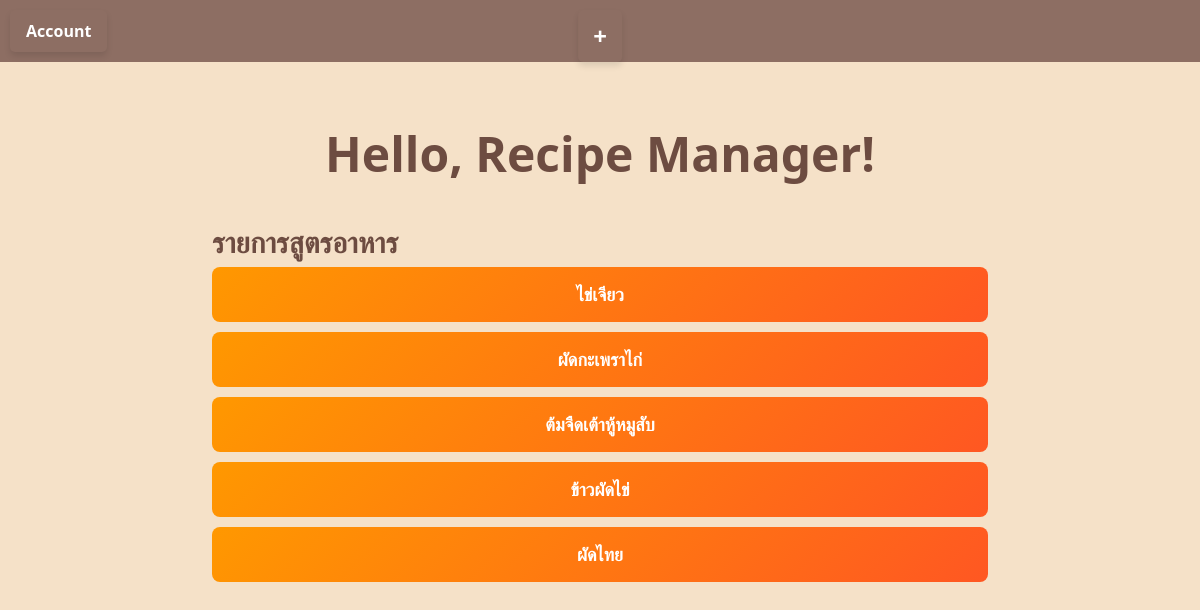
Screenshot of / (signed in) with the database file from the repository.
### recipe_manager/app.py (models this page shows)
class Recipe(db.Model):
    id = db.Column(db.Integer, primary_key=True)
    name = db.Column(db.String(100), nullable=False)
    ingredients = db.Column(db.Text, nullable=False)
    instructions = db.Column(db.Text, nullable=False)
    user_id = db.Column(db.Integer, db.ForeignKey("user.id"), nullable=False)
    user = db.relationship("User", backref=db.backref("recipes", lazy=True))

### recipe_manager/app.py (the view)
@app.route("/")
def home():
    recipes = Recipe.query.all()
    recipe_list = []
    for recipe in recipes:
        recipe_list.append(
            {
                "name": recipe.name,
                "link": url_for("view_recipe", recipe_id=recipe.id),
            }
        )
    return render_template("index.html", recipes=recipe_list)

### recipe_manager/app.py (called while the page is built)
@login_manager.user_loader
def load_user(user_id):
    return User.query.get(int(user_id))

### recipe_manager/templates/index.html (shortened to what this page needs)
<!DOCTYPE html>
<html lang="en">
<head>
    <link href="https://cdn.jsdelivr.net/npm/bootstrap@5.3.0/dist/css/bootstrap.min.css" rel="stylesheet">
</head>
<body>
    <div class="navbar">
        <a href="{{ url_for('add_recipe') }}" class="add-btn">+</a>
        {% if current_user.is_authenticated %}
        <a href="{{ url_for('account') }}" class="btn account-btn">Account</a>
        {% else %}
        <a href="{{ url_for('login') }}" class="btn login-btn">Login</a>
        {% endif %}
    </div>
    <h1>Hello, Recipe Manager!</h1>
    <div class="content container mt-4">
        <h2>รายการสูตรอาหาร</h2>
        {% if recipes %}
        <ul class="list-group">
            {% for recipe in recipes %}
            <li class="list-group-item recipe-item">
                <a href="{{ recipe.link }}" class="recipe-btn">{{ recipe.name }}</a>
            </li>
            {% endfor %}
        </ul>
        {% else %}
        <p>ยังไม่มีสูตรอาหาร</p>
        {% endif %}
    </div>
</body>
</html>

### recipe_manager/templates/index.html (style rules this page uses)
body { background-color: #f5e1c8; height: 100vh; display: flex; flex-direction: column; align-items: center; margin: 0; }
.navbar { position: fixed; top: 0; width: 100%; background-color: #8d6e63; padding: 10px; display: flex; justify-content: space-between; align-items: center; }
.add-btn { position: absolute; top: 10px; left: 50%; transform: translateX(-50%); color: white; text-decoration: none; font-size: 24px; font-weight: bold; background-color: #8d6e63; padding: 8px 15px; border-radius: 5px; border: none; box-shadow: 0 4px 6px rgba(0, 0, 0, 0.1); transition: 0.3s; }
.account-btn { background-color: #8d6e63; color: white; padding: 8px 15px; border-radius: 5px; text-decoration: none; font-weight: bold; box-shadow: 0 4px 6px rgba(0, 0, 0, 0.1); transition: 0.3s; }
h1 { font-size: 3rem; font-weight: bold; color: #6d4c41; margin-top: 125px; }
h2 { font-size: 1.8rem; font-weight: bold; color: #6d4c41; margin-top: 10px; }
.content { margin-top: 200px; width: 100%; max-width: 800px; }
.recipe-item { background: none; border: none; padding: 0; margin-bottom: 10px; }
.recipe-btn { display: block; width: 100%; text-align: center; font-size: 18px; font-weight: bold; text-decoration: none; background: linear-gradient(135deg, #ff9800, #ff5722); color: white; padding: 14px; border-radius: 8px; transition: 0.3s; }

### rows the page displays
Recipe: name "ไข่เจียว"
Recipe: name "ผัดกะเพราไก่"
Recipe: name "ต้มจืดเต้าหู้หมูสับ"
Recipe: name "ข้าวผัดไข่"
Recipe: name "ผัดไทย"
